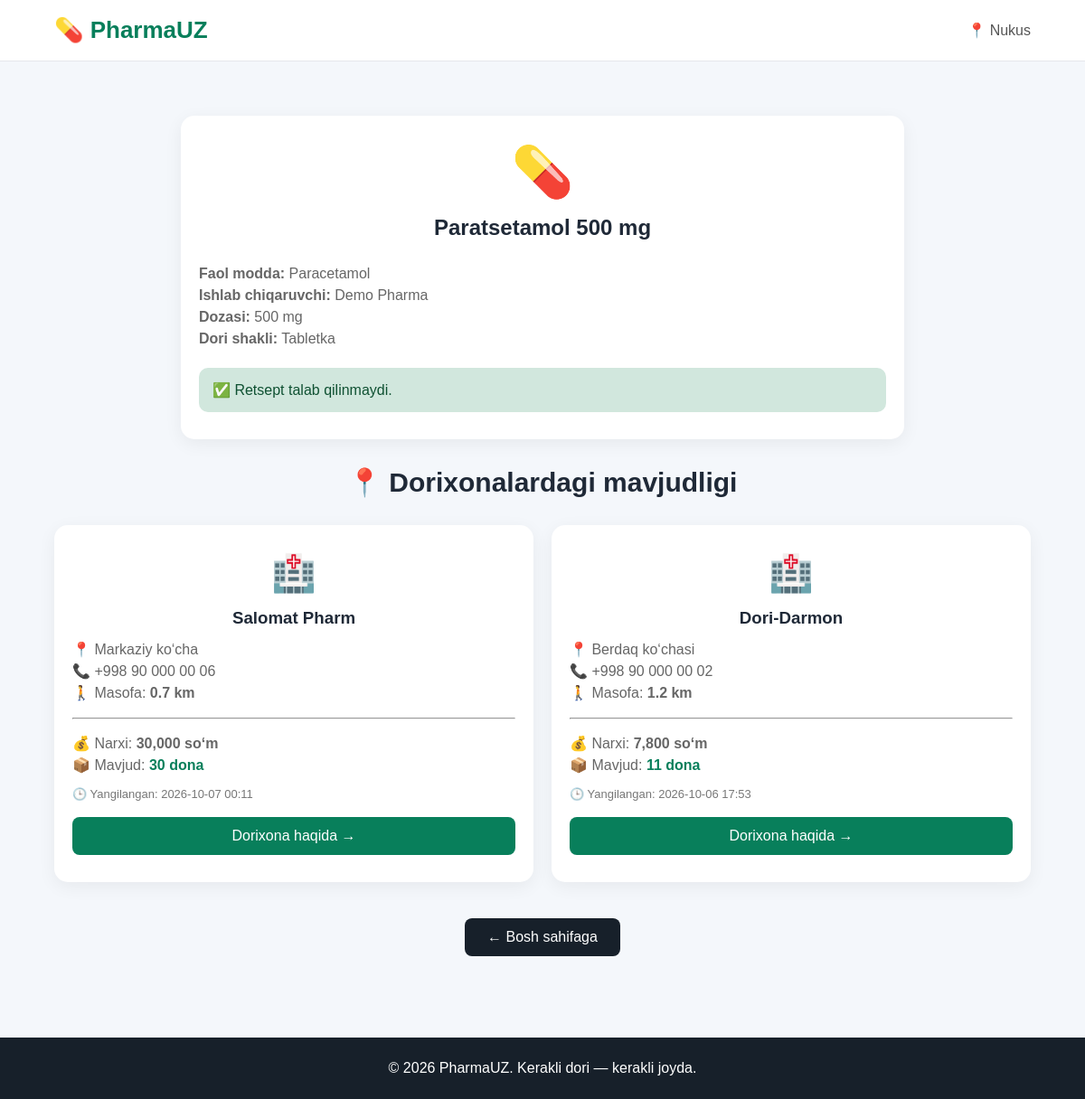
Page /medicine/1 on the committed database.
### tables this page shows
CREATE TABLE medicines (
            id INTEGER PRIMARY KEY AUTOINCREMENT,
            name TEXT NOT NULL,
            active_ingredient TEXT,
            manufacturer TEXT,
            dosage TEXT,
            form TEXT,
            prescription_required INTEGER DEFAULT 0
        );

CREATE TABLE inventory (
            id INTEGER PRIMARY KEY AUTOINCREMENT,
            pharmacy_id INTEGER,
            medicine_id INTEGER,
            price REAL,
            quantity INTEGER,
            updated_at TEXT,
            FOREIGN KEY (pharmacy_id) REFERENCES pharmacies(id),
            FOREIGN KEY (medicine_id) REFERENCES medicines(id)
        );

CREATE TABLE pharmacies (
        id INTEGER PRIMARY KEY AUTOINCREMENT,
        name TEXT NOT NULL,
        city TEXT,
        address TEXT,
        phone TEXT,
        distance REAL,
        username TEXT,
        password TEXT
    , status TEXT DEFAULT 'pending', latitude REAL, longitude REAL);

### PharmaUZ.py (the view)
@app.route("/medicine/<int:medicine_id>")
def medicine(medicine_id):
    conn = get_db()
    medicine = conn.execute("""
        SELECT *
        FROM medicines
        WHERE id = ?
    """, (medicine_id,)).fetchone()
    pharmacies = conn.execute("""
        SELECT
            pharmacies.id,
            pharmacies.name,
            pharmacies.address,
            pharmacies.phone,
            pharmacies.distance,
            inventory.price,
            inventory.quantity,
            inventory.updated_at
        FROM inventory
        JOIN pharmacies
            ON pharmacies.id = inventory.pharmacy_id
        WHERE inventory.medicine_id = ?
        ORDER BY pharmacies.distance
    """, (medicine_id,)).fetchall()
    conn.close()
    return render_template(
        "medicine.html",
        medicine=medicine,
        pharmacies=pharmacies
    )

### PharmaUZ.py (called while the page is built)
def get_db():
    conn = sqlite3.connect(DATABASE)
    conn.row_factory = sqlite3.Row
    return conn

### templates/medicine.html (shortened to what this page needs)
<!DOCTYPE html>
<html lang="uz">
<head>
    <link rel="stylesheet"
          href="{{ url_for('static', filename='style.css') }}">
</head>
<body>
<header class="header">
    <div class="container">
        <div class="logo">
            💊 PharmaUZ
        </div>
        <div class="location">
            📍 Nukus
        </div>
    </div>
</header>
<main>
<section class="features">
<div class="container">
    <div class="feature-card"
         style="max-width:800px;margin:0 auto 30px;text-align:left;">
        <div style="text-align:center;font-size:55px;">
            💊
        </div>
        <h1 style="text-align:center;margin:15px 0 25px;">
            {{ medicine["name"] }}
        </h1>
        <p>
            <b>Faol modda:</b>
            {{ medicine["active_ingredient"] }}
        </p>
        <p>
            <b>Ishlab chiqaruvchi:</b>
            {{ medicine["manufacturer"] }}
        </p>
        <p>
            <b>Dozasi:</b>
            {{ medicine["dosage"] }}
        </p>
        <p>
            <b>Dori shakli:</b>
            {{ medicine["form"] }}
        </p>
        {% if medicine["prescription_required"] == 1 %}
            <div style="
                margin-top:20px;
                padding:15px;
                background:#fff3cd;
                border-radius:10px;
                color:#856404;
            ">
                ⚠️ <b>Retsept asosida beriladi.</b>
                <br>
                Ushbu dori shifokor tavsiyasi bilan
                qo‘llanilishi kerak.
            </div>
        {% else %}
            <div style="
                margin-top:20px;
                padding:15px;
                background:#d1e7dd;
                border-radius:10px;
                color:#0f5132;
            ">
                ✅ Retsept talab qilinmaydi.
            </div>
        {% endif %}
    </div>
    <h2 style="text-align:center;margin:30px 0;">
        📍 Dorixonalardagi mavjudligi
    </h2>
    {% if pharmacies %}
        <div style="
            display:grid;
            grid-template-columns:
            repeat(auto-fit,minmax(280px,1fr));
            gap:20px;
        ">
        {% for pharmacy in pharmacies %}
            <div class="feature-card"
                 style="text-align:left;">
                <div style="
                    font-size:40px;
                    text-align:center;
                    margin-bottom:15px;
                ">
                    🏥
                </div>
                <h3 style="text-align:center;">
                    {{ pharmacy["name"] }}
                </h3>
                <p>
                    📍 {{ pharmacy["address"] }}
                </p>
                <p>
                    📞 {{ pharmacy["phone"] }}
                </p>
                <p>
                    🚶 Masofa:
                    <b>{{ pharmacy["distance"] }} km</b>
                </p>
                <hr style="margin:15px 0;">
                <p>
                    💰 Narxi:
                    <strong>
                        {{ "{:,.0f}".format(pharmacy["price"]) }}
                        so‘m
                    </strong>
                </p>
                <p>
                    📦 Mavjud:
                    {% if pharmacy["quantity"] > 0 %}
                        <strong style="color:#087f5b;">
                            {{ pharmacy["quantity"] }} dona
                        </strong>
                    {% else %}
                        <strong style="color:red;">
                            Mavjud emas
                        </strong>
                    {% endif %}
                </p>
                <p style="
                    font-size:13px;
                    color:#777;
                    margin-top:10px;
                ">
                    🕒 Yangilangan:
                    {{ pharmacy["updated_at"] }}
                </p>
                <a href="/pharmacy/{{ pharmacy['id'] }}"
                   style="
                   display:block;
                   text-align:center;
                   margin-top:15px;
                   padding:12px;
                   background:#087f5b;
                   color:white;
                   text-decoration:none;
                   border-radius:8px;
                   ">
                    Dorixona haqida →
                </a>
            </div>
        {% endfor %}
        </div>
    {% endif %}
    <div style="
        text-align:center;
        margin-top:40px;
    ">
        <a href="/"
           style="
           display:inline-block;
           padding:12px 25px;
           background:#17202a;
           color:white;
           text-decoration:none;
           border-radius:8px;
           ">
            ← Bosh sahifaga
        </a>
    </div>
</div>
</section>
</main>
<footer>
    <p>
        © 2026 PharmaUZ.
        Kerakli dori — kerakli joyda.
    </p>
</footer>
</body>
</html>

### static/style.css (style rules this page uses)
* { margin: 0; padding: 0; box-sizing: border-box; }
body { font-family: Arial, sans-serif; background: #f4f7fb; color: #1f2937; }
.container { width: 90%; max-width: 1100px; margin: auto; }
.header { background: white; border-bottom: 1px solid #e5e7eb; padding: 18px 0; }
.header .container { display: flex; justify-content: space-between; align-items: center; }
.logo { font-size: 26px; font-weight: bold; color: #087f5b; }
.location { font-size: 16px; color: #555; }
.features { padding: 60px 0; }
.features h2 { text-align: center; margin-bottom: 35px; font-size: 30px; }
.feature-card { background: white; padding: 30px 20px; border-radius: 15px; text-align: center; box-shadow: 0 5px 20px rgba(0, 0, 0, 0.06); }
.feature-card h3 { margin-bottom: 12px; }
.feature-card p { color: #666; line-height: 1.5; }
footer { background: #17202a; color: white; text-align: center; padding: 25px; margin-top: 30px; }

### rows in the picture
medicines: name "Paratsetamol 500 mg", active_ingredient "Paracetamol", manufacturer "Demo Pharma", dosage "500 mg", form "Tabletka"
inventory: name "Salomat Pharm", address "Markaziy ko‘cha", phone "+998 90 000 00 06", distance "0.7", price "30,000", quantity "30", updated_at "2026-10-07 00:11"
inventory: name "Dori-Darmon", address "Berdaq ko‘chasi", phone "+998 90 000 00 02", distance "1.2", price "7,800", quantity "11", updated_at "2026-10-06 17:53"
